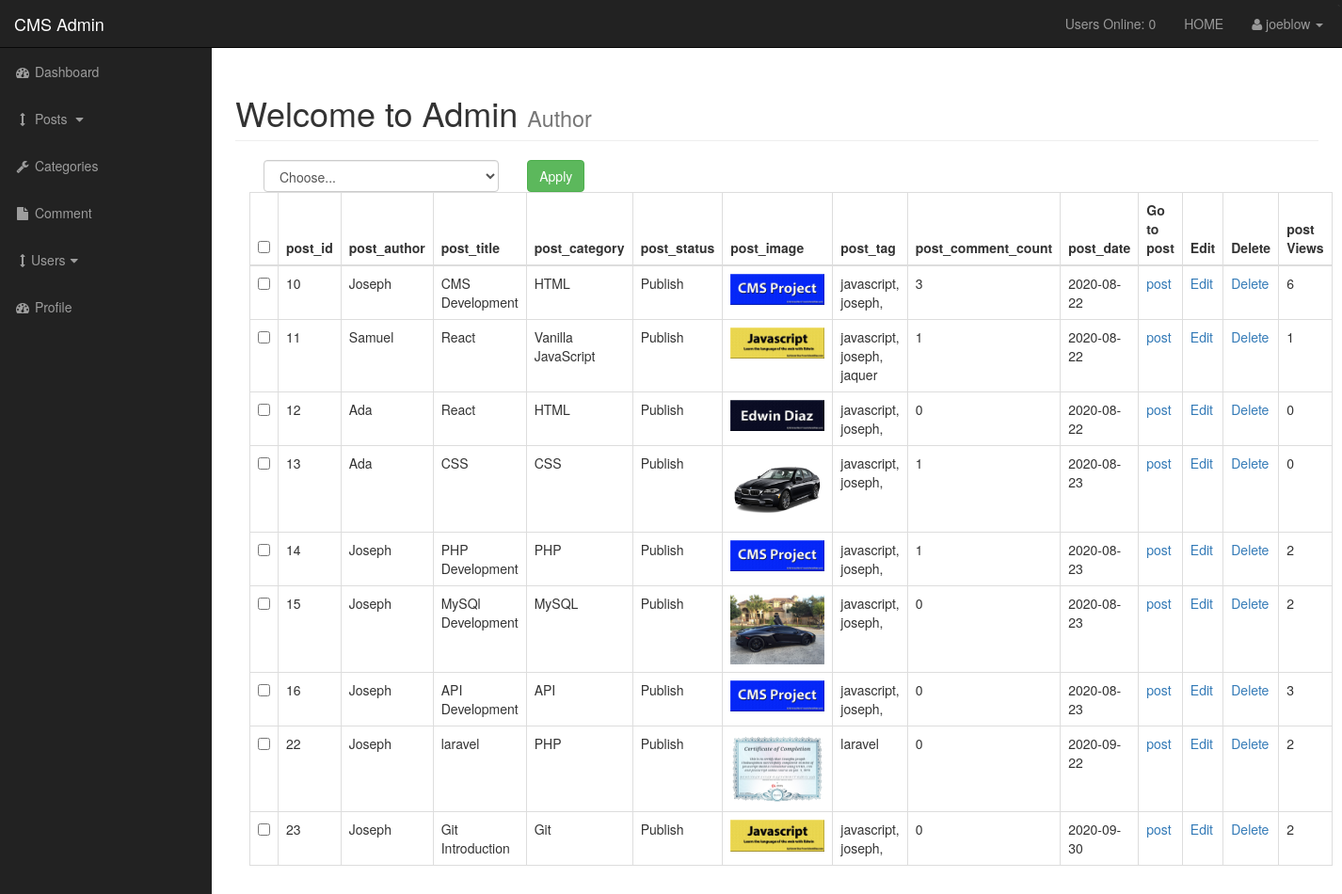
Page /admin/post.php (signed in) on the committed database.
### tables this page shows
CREATE TABLE `post_table` (
  `post_id` int(4) NOT NULL,
  `post_title` varchar(300) NOT NULL,
  `post_author` varchar(200) NOT NULL,
  `post_date` date NOT NULL,
  `post_image` varchar(200) NOT NULL,
  `post_content` text NOT NULL,
  `post_tag` varchar(500) NOT NULL,
  `post_status` varchar(200) NOT NULL,
  `post_category_id` int(4) NOT NULL,
  `post_comment_count` int(4) NOT NULL,
  `post_view` int(11) NOT NULL
);

CREATE TABLE `cart_table` (
  `id` int(4) NOT NULL,
  `cart_id` int(4) NOT NULL,
  `cart_title` varchar(300) NOT NULL
);

### admin/includes/view_post.php (the view, shortened to what this page needs)
<div class="container-fluid">
                 <form action="" method="post">
                        <div class="col-sm-3">
                            <select class="form-control" name="select_post_status" id="inputGroupSelect04" aria-label="Example select with button addon">
                                <option selected>Choose...</option>
                            </select>
                        </div>
                        <div class="col-sm-3">
                            <input class="btn btn-success" type="submit" name="apply_post_status" value="Apply">
                        </div>
                <table class="table table-bordered table-hover">
                    <thead>
                        <tr>
                            <th><input type="checkbox"  id="checkboxArr"></th>
                            <th>post_id</th>
                            <th>post_author</th>
                            <th>post_title</th>
                            <th>post_category</th>
                            <th>post_status</th>
                            <th>post_image</th>
                            <th>post_tag</th>
                            <th>post_comment_count</th>
                            <th>post_date</th>
                            <th>Go to post</th>
                             <th>Edit</th>
                             <th>Delete</th>
                             <th>post Views</th>
                        </tr>
                    </thead>
                    <tbody>
                            <?php
                            $sql = "SELECT * FROM post_table";
                            $result_select_all_post = mysqli_query($conn,  $sql);
                            $check_result = mysqli_num_rows($result_select_all_post);
                            if ($check_result > 0) {
                               while($row=mysqli_fetch_assoc($result_select_all_post)){
                                $post_id = $row['post_id'];
                                $post_author = $row['post_author'];
                                $post_title = $row['post_title'];
                                $post_category_id = $row['post_category_id'];
                                $post_status = $row['post_status'];
                                $post_image = $row['post_image'];
                                $post_tag = $row['post_tag'];
                                $post_date = $row['post_date'];
                                $post_views = $row['post_view'];
?>
                             <tr>
                            <td><input type="checkbox" name="checkbox" id="checkboxVal" value="<?php echo $post_id; ?>"></td>
                            <td><?php echo $post_id; ?></td>
                            <td><?php echo $post_author; ?></td>
                            <td><?php echo $post_title; ?></td>
                            <?php
                            $sql="SELECT * FROM cart_table WHERE id =  $post_category_id";
                            $sql_confirm = mysqli_query($conn, $sql);
                            if ($sql_confirm) {
                               while($row =mysqli_fetch_assoc($sql_confirm)) {
                                $cart_title =$row['cart_title'];
                                ?>
                                 <td><?php echo $cart_title; ?></td>
                                 <?php
                               }
                            }
                            ?>
                            <td><?php echo $post_status; ?></td>
                            <td><img src="../images/<?php echo $post_image; ?>" width="100px;"></td>
                            <td><?php echo $post_tag; ?></td>
                            <?php
                                $sql = "SELECT * FROM comments_table WHERE comment_post_id = '$post_id'";
                                $check_query_on_db = mysqli_query($conn, $sql);
                                $num_of_post_comment = mysqli_num_rows($check_query_on_db);
                            ?>
                            <td><?php echo $num_of_post_comment; ?></td>
                            <td><?php echo $post_date; ?></td>
                            <td><a href="../post.php?post_id=<?php echo $post_id ?>">post</a></td>
                            <td><a href="post_edit.php?p_id=<?php echo $post_id ?>">Edit</a></td>
                            <td><a href="post.php?source=delete_post&delete=<?php echo $post_id ?>">Delete</a></td>
                            <td><?php echo $post_views; ?></td>
                        </tr>
                            <?php
                               }
                            }
                            ?>
                    </tbody>
                </table>
                </form>
                </div>

### admin/css/sb-admin.css (style rules this page uses)
body { margin-top: 100px; background-color: #222; }
@media (min-width:768px) { body { margin-top: 50px; } }

### rows in the picture
post_table: post_id "10", post_author "Joseph", post_title "CMS Development", post_status "Publish", post_image (picture), post_tag "javascript, joseph,", num_of_post_comment "3", post_date "2020-08-22", post_view "6"
cart_table: cart_title "HTML"
post_table: post_id "11", post_author "Samuel", post_title "React", post_status "Publish", post_image (picture), post_tag "javascript, joseph, jaquer", num_of_post_comment "1", post_date "2020-08-22", post_view "1"
cart_table: cart_title "Vanilla JavaScript"
post_table: post_id "12", post_author "Ada", post_title "React", post_status "Publish", post_image (picture), post_tag "javascript, joseph,", num_of_post_comment "0", post_date "2020-08-22", post_view "0"
post_table: post_id "13", post_author "Ada", post_title "CSS", post_status "Publish", post_image (picture), post_tag "javascript, joseph,", num_of_post_comment "1", post_date "2020-08-23", post_view "0"
cart_table: cart_title "CSS"
post_table: post_id "14", post_author "Joseph", post_title "PHP Development", post_status "Publish", post_image (picture), post_tag "javascript, joseph,", num_of_post_comment "1", post_date "2020-08-23", post_view "2"
cart_table: cart_title "PHP"
post_table: post_id "15", post_author "Joseph", post_title "MySQl Development", post_status "Publish", post_image (picture), post_tag "javascript, joseph,", num_of_post_comment "0", post_date "2020-08-23", post_view "2"
cart_table: cart_title "MySQL"
post_table: post_id "16", post_author "Joseph", post_title "API Development", post_status "Publish", post_image (picture), post_tag "javascript, joseph,", num_of_post_comment "0", post_date "2020-08-23", post_view "3"
cart_table: cart_title "API"
post_table: post_id "22", post_author "Joseph", post_title "laravel", post_status "Publish", post_image (picture), post_tag "laravel", num_of_post_comment "0", post_date "2020-09-22", post_view "2"
post_table: post_id "23", post_author "Joseph", post_title "Git Introduction", post_status "Publish", post_image (picture), post_tag "javascript, joseph,", num_of_post_comment "0", post_date "2020-09-30", post_view "2"
cart_table: cart_title "Git"

### other values in the picture
$num_of_online_user "0"
$_SESSION['username'] "joeblow"
